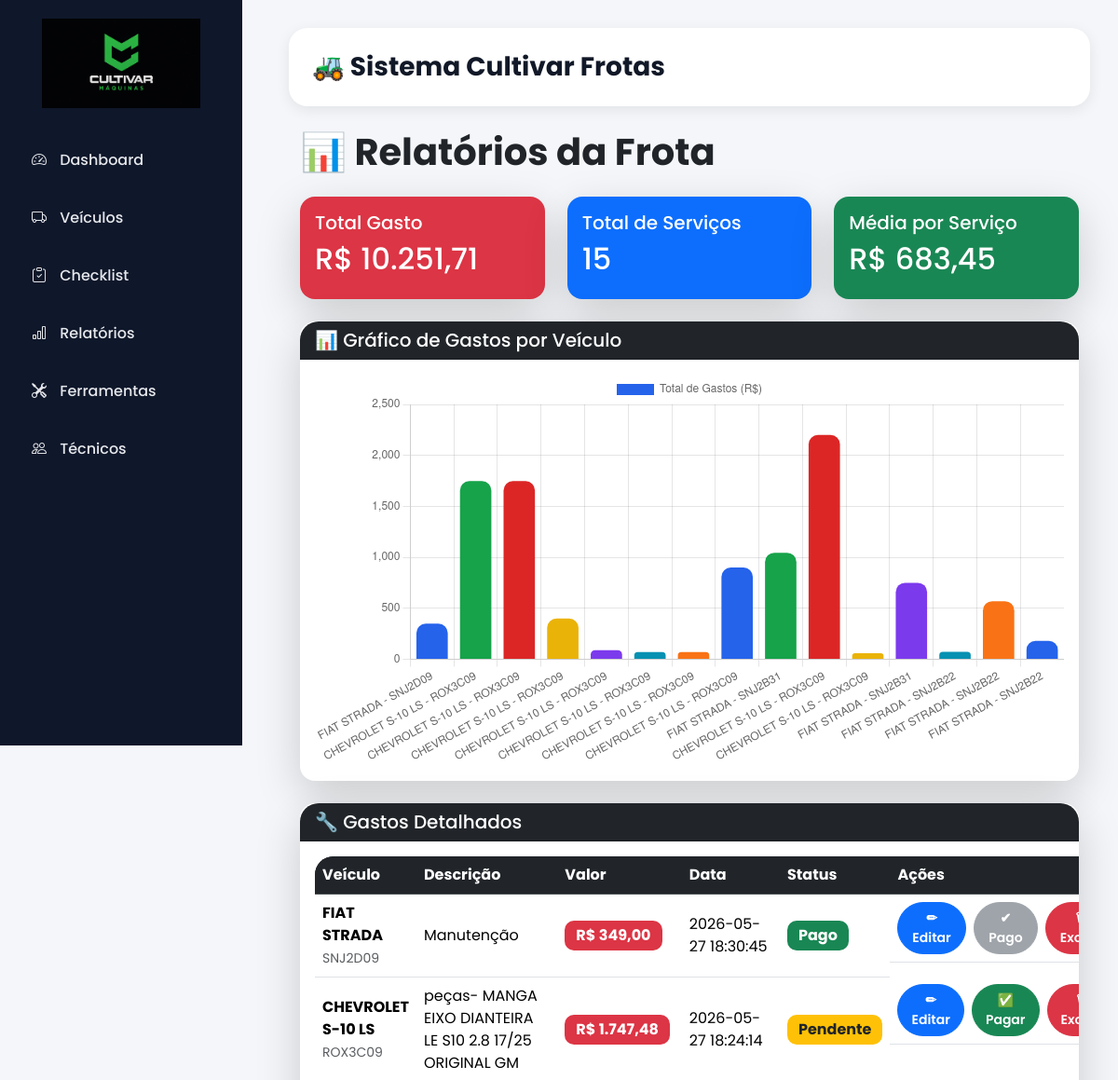
Page /relatorios (upper part) on the earlier database version.
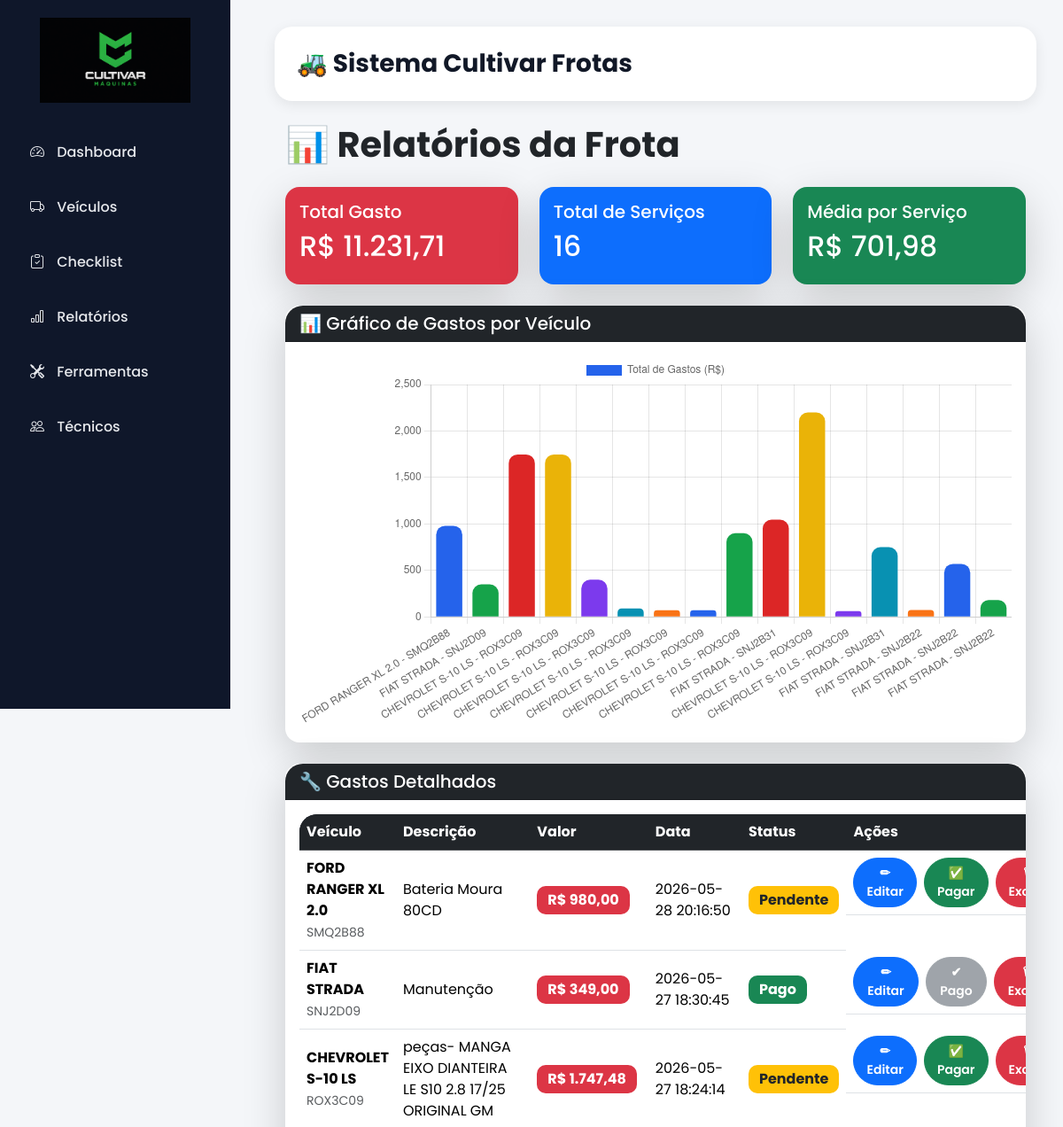
Same page on the later database version.
### tables this page shows
CREATE TABLE manutencoes (
    id INTEGER PRIMARY KEY AUTOINCREMENT,
    veiculo_id INTEGER,
    descricao TEXT,
    valor REAL,
    data TEXT
, status TEXT, pagamento TEXT DEFAULT 'Pendente');

CREATE TABLE veiculos (
    id INTEGER PRIMARY KEY AUTOINCREMENT,
    nome TEXT,
    placa TEXT,
    status TEXT,
    km_atual TEXT
, condutor TEXT);

### app.py (the view)
@app.route("/relatorios")
def relatorios():
    conn = sqlite3.connect("database.db")
    cursor = conn.cursor()
    cursor.execute("""

        SELECT
            v.nome,
            v.placa,
            m.descricao,
            m.valor,
            m.data,
            m.pagamento,
            m.id

        FROM manutencoes m

        JOIN veiculos v
            ON v.id = m.veiculo_id

        ORDER BY m.id DESC

    """)
    gastos_detalhados = cursor.fetchall()
    total_gasto = 0
    for item in gastos_detalhados:
        if item[3]:
            total_gasto += float(item[3])
    gastos_veiculos = cursor.execute("""

        SELECT
            veiculos.nome,
            veiculos.placa,
            COALESCE(SUM(manutencoes.valor), 0)

        FROM veiculos

        LEFT JOIN manutencoes
            ON manutencoes.veiculo_id = veiculos.id

        GROUP BY veiculos.id

    """).fetchall()
    labels_gastos = []
    valores_gastos = []
    for g in gastos_detalhados:
        labels_gastos.append(f"{g[0]} - {g[1]}")
        try:
            valor = float(g[3] or 0)
        except:
            valor = 0
        valores_gastos.append(valor)
    conn.close()
    return render_template(
        "relatorios.html",
        gastos_veiculos=gastos_veiculos,
        gastos_detalhados=gastos_detalhados,
        labels_gastos=labels_gastos,
        valores_gastos=valores_gastos,
        total_gasto=total_gasto
    )

### templates/relatorios.html (shortened to what this page needs)
{% extends 'base.html' %}
{% block content %}
<div class="container-fluid mt-4">
    <div class="mb-4">
        <h1 class="fw-bold">
            📊 Relatórios da Frota
        </h1>
    </div>
    <div class="row mb-4">
        <div class="col-md-4">
            <div class="card bg-danger text-white shadow-lg border-0 rounded-4">
                <div class="card-body">
                    <h5>Total Gasto</h5>
                    <h2>
                        R$ {{
                        "{:,.2f}".format(total_gasto)
                        .replace(",", "X")
                        .replace(".", ",")
                        .replace("X", ".")
                        }}
                    </h2>
                </div>
            </div>
        </div>
        <div class="col-md-4">
            <div class="card bg-primary text-white shadow-lg border-0 rounded-4">
                <div class="card-body">
                    <h5>Total de Serviços</h5>
                    <h2>
                        {{ gastos_detalhados|length }}
                    </h2>
                </div>
            </div>
        </div>
        <div class="col-md-4">
            <div class="card bg-success text-white shadow-lg border-0 rounded-4">
                <div class="card-body">
                    <h5>Média por Serviço</h5>
                    <h2>
                        R$ {{
                        "{:,.2f}".format(
                        total_gasto / gastos_detalhados|length
                        if gastos_detalhados|length > 0
                        else 0
                        )
                        .replace(",", "X")
                        .replace(".", ",")
                        .replace("X", ".")
                        }}
                    </h2>
                </div>
            </div>
        </div>
    </div>
    <div class="row mb-4">
        <div class="col-md-12">
            <div class="card shadow-lg border-0 rounded-4">
                <div class="card-header bg-dark text-white rounded-top-4">
                    <h5 class="mb-0">
                        📊 Gráfico de Gastos por Veículo
                    </h5>
                </div>
                <div class="card-body">
                    <div style="height: 420px;">
                        <canvas id="graficoGastos"></canvas>
                    </div>
                </div>
            </div>
        </div>
    </div>
    <div class="row">
        <div class="col-md-12">
            <div class="card shadow-lg border-0 rounded-4">
                <div class="card-header bg-dark text-white rounded-top-4">
                    <h5 class="mb-0">
                        🔧 Gastos Detalhados
                    </h5>
                </div>
                <div class="card-body table-responsive">
                    <table class="table table-hover align-middle">
                        <thead class="table-dark">
                            <tr>
                                <th>Veículo</th>
                                <th>Descrição</th>
                                <th>Valor</th>
                                <th>Data</th>
                                <th>Status</th>
                                <th>Ações</th>
                            </tr>
                        </thead>
                        <tbody>
                            {% for gasto in gastos_detalhados %}
                            <tr>
                                <td>
                                    <strong>
                                        {{ gasto[0] }}
                                    </strong>
                                    <br>
                                    <small class="text-muted">
                                        {{ gasto[1] }}
                                    </small>
                                </td>
                                <td>
                                    {{ gasto[2] }}
                                </td>
                                <td>
                                    <span class="badge bg-danger fs-6">
                                        R$ {{
                                        "{:,.2f}".format(gasto[3])
                                        .replace(",", "X")
                                        .replace(".", ",")
                                        .replace("X", ".")
                                        }}
                                    </span>
                                </td>
                                <td>
                                    {{ gasto[4] }}
                                </td>
                                <td>
                                    {% if gasto[5] == 'Pago' %}
                                        <span class="badge bg-success fs-6">
                                            Pago
                                        </span>
                                    {% elif gasto[5] == 'Pendente' %}
                                        <span class="badge bg-warning text-dark fs-6">
                                            Pendente
                                        </span>
                                    {% else %}
                                        <span class="badge bg-danger fs-6">
                                            Vencido
                                        </span>
                                    {% endif %}
                                </td>
                                <td class="d-flex gap-2">
                                    <a href="/editar_manutencao/{{ gasto[6] }}"
                                       class="btn btn-primary btn-sm rounded-pill">
                                        ✏ Editar
                                    </a>
                                    {% if gasto[5] != 'Pago' %}
                                        <a href="/pagar_manutencao/{{ gasto[6] }}"
                                           class="btn btn-success btn-sm rounded-pill">
                                            ✅ Pagar
                                        </a>
                                    {% else %}
                                        <button class="btn btn-secondary btn-sm rounded-pill" disabled>
                                            ✔ Pago
                                        </button>
                                    {% endif %}
                                    <a href="/excluir_manutencao/{{ gasto[6] }}"
                                       class="btn btn-danger btn-sm rounded-pill">
                                        🗑 Excluir
                                    </a>
                                </td>
                            </tr>
                            {% endfor %}
                        </tbody>
                    </table>
                </div>
            </div>
        </div>
    </div>
</div>
<script>
var labels_gastos = JSON.parse('{{ labels_gastos | tojson | safe }}');
var valores_gastos = JSON.parse('{{ valores_gastos | tojson | safe }}');
const ctx = document.getElementById('graficoGastos');
new Chart(ctx, {
    type: 'bar',
    data: {
        labels: labels_gastos,
        datasets: [{
            label: 'Total de Gastos (R$)',
            data: valores_gastos,
            backgroundColor: [
                '#2563eb',
                '#16a34a',
                '#dc2626',
                '#eab308',
                '#7c3aed',
                '#0891b2',
                '#f97316'
            ],
            borderRadius: 10
        }]
    },
    options: {
        responsive: true,
        maintainAspectRatio: false
    }
});
</script>
{% endblock %}

### templates/base.html (shortened to what this page needs)
<!DOCTYPE html>
<html lang="pt-br">
<head>
    <link href="https://cdn.jsdelivr.net/npm/bootstrap@5.3.3/dist/css/bootstrap.min.css"
          rel="stylesheet">
    <link rel="stylesheet"
          href="https://cdn.jsdelivr.net/npm/bootstrap-icons@1.10.5/font/bootstrap-icons.css">
</head>
<body>
    <div class="sidebar">
        <center>
            <img src="{{ url_for('static', filename='img/logo.png') }}">
        </center>
        <a href="/">
            <i class="bi bi-speedometer2"></i>
            Dashboard
        </a>
        <a href="/veiculos">
            <i class="bi bi-truck"></i>
            Veículos
        </a>
        <a href="/checklist">
            <i class="bi bi-clipboard-check"></i>
            Checklist
        </a>
        <a href="/relatorios">
            <i class="bi bi-bar-chart"></i>
            Relatórios
        </a>
        <a href="/ferramentas">
    <i class="bi bi-tools"></i>
    Ferramentas
</a>
        <a href="/tecnicos">
            <i class="bi bi-people"></i>
            Técnicos
        </a>
    </div>
    <div class="content">
        <div class="topbar">
            <h3>
                🚜 Sistema Cultivar Frotas
            </h3>
        </div>
        {% block content %}
        {% endblock %}
    </div>
</body>
</html>

### templates/base.html (style rules this page uses)
body { background:#f4f6f9; font-family:'Poppins',sans-serif; margin:0; padding:0; }
.sidebar { width:260px; height:100vh; position:fixed; top:0; left:0; background:#0f172a; padding:20px; overflow-y:auto; }
.sidebar img { width:170px; margin-bottom:30px; }
.sidebar a { color:#e5e7eb; text-decoration:none; display:block; padding:14px; border-radius:12px; margin-bottom:10px; transition:0.3s; font-weight:500; }
.sidebar i { margin-right:10px; }
.content { margin-left:280px; padding:30px; }
.topbar { background:white; padding:25px; border-radius:20px; margin-bottom:25px; box-shadow:0 4px 15px rgba(0,0,0,0.08); }
.topbar h3 { margin:0; font-weight:700; color:#111827; }
.card { border:none; border-radius:20px; box-shadow:0 4px 15px rgba(0,0,0,0.08); }
.card-header { border-radius:20px 20px 0 0 !important; font-weight:600; }
.table { background:white; border-radius:20px; overflow:hidden; }
.table thead { background:#111827; color:white; }
.table td, .table th { vertical-align:middle; }
.btn { border-radius:12px; font-weight:600; }
.btn-sm { padding:6px 14px; }
.badge { padding:8px 12px; border-radius:10px; font-size:13px; }

Differences in the rows shown:
added manutencoes: nome "FORD RANGER XL 2.0", placa "SMQ2B88", descricao "Bateria Moura 80CD", valor "980,00", data "2026-05-28 20:16:50", pagamento "Pendente"
Other differences:
{{ gastos_detalhados|length }}: "15" → "16"
chart data {{ valores_gastos | tojson | safe }}: [349.0, 1747.48, 1747.48, 400.0, 90.0, 69.99, 70.0, 900.01, 1045.0, 2200.0, 60.0, 750.0, 72.75, 570.0, 180.0] → [980.0, 349.0, 1747.48, 1747.48, 400.0, 90.0, 69.99, 70.0, 900.01, 1045.0, 2200.0, 60.0, 750.0, 72.75, 570.0, 180.0]
text no longer shown: "10.251,71 683,45"
text now shown: "11.231,71 701,98"
